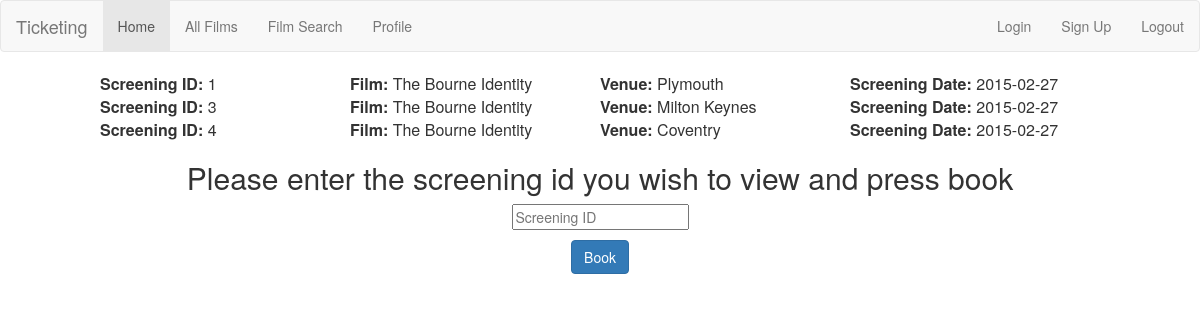
Page /ApacheWebServer-master/ApacheWebServer-master/www/booking.php?film=The+Bourne+Identity (signed in) on the committed database.
### tables this page shows
CREATE TABLE IF NOT EXISTS `screenings` (
`screening_id` int(11) NOT NULL,
  `venue_id` int(11) NOT NULL,
  `film_id` int(11) NOT NULL,
  `screening_date` date NOT NULL,
  `screen_number` int(2) NOT NULL
);

CREATE TABLE IF NOT EXISTS `films` (
`film_id` int(11) NOT NULL,
  `imdb_id` varchar(10) NOT NULL,
  `film_name` varchar(60) NOT NULL,
  `age_rating` varchar(3) NOT NULL,
  `year` year(4) NOT NULL,
  `runtime` varchar(10) NOT NULL,
  `release_date` date NOT NULL,
  `genre` varchar(60) NOT NULL,
  `description` varchar(255) NOT NULL,
  `director` varchar(60) NOT NULL,
  `writers` varchar(60) NOT NULL,
  `language` varchar(60) NOT NULL,
  `origin` varchar(60) NOT NULL,
  `awards` varchar(60) NOT NULL,
  `metascore` int(2) NOT NULL,
  `imdb_rating` float NOT NULL,
  `imdb_votes` int(6) NOT NULL,
  `image_loc` varchar(255) NOT NULL,
  `actors` varchar(60) NOT NULL
);

CREATE TABLE IF NOT EXISTS `venues` (
`venue_id` int(11) NOT NULL,
  `venue_name` varchar(60) NOT NULL,
  `postcode` varchar(10) NOT NULL,
  `latitude` float NOT NULL,
  `longitude` float NOT NULL
);

### ApacheWebServer-master/ApacheWebServer-master/www/session.php (called while the page is built, shortened)
<?php
include('dbconf.php');
$check=$_SESSION['login_user'];
$ses_sql=mysqli_query($db,"SELECT user_id FROM users WHERE email='$check' ");
$row=mysqli_fetch_array($ses_sql,MYSQLI_ASSOC);
$login_ses=$row['user_id'];
?>

### ApacheWebServer-master/ApacheWebServer-master/www/booking.php (the view, shortened to what this page needs)
<?php
include('navbar.php');
include('session.php');
$film_name = $_GET["film"];
$sql="SELECT * FROM screenings JOIN venues USING (venue_id) JOIN films USING (film_id) WHERE film_name LIKE '%$film_name%'";
$result=mysqli_query($db,$sql);
$sql2="SELECT * FROM screenings JOIN films USING (film_id) WHERE film_name LIKE '%$film_name%'";
$result2=mysqli_query($db,$sql2);
if ($login_ses != null){
if($row2=mysqli_fetch_array($result2)){
while($row=mysqli_Fetch_array($result)){
	$screening_id=$row['screening_id'];
	$venue_name=$row['venue_name'];
	$screening_date=$row['screening_date'];
	$film_name=$row['film_name'];
echo "<body>
	<center><table width='' border='0' cellpadding='5' align='center' valign='center'>
	<tr>
		<td align='left' valign='center' width='250'>
		<b>Screening ID: </b>".$screening_id."
		</td>
		<td align='left' valign='center' width ='250'>
		<b>Film: </b>".$film_name."
		</td><td align='left' valign='center' width ='250'>
		<b>Venue: </b>".$venue_name."
		</td><td align='left' valign='center' width ='250'>
		<b>Screening Date: </b>".$screening_date."
		</td>
	</tr></table>
	</body></center>";
}
}else{
	echo "<h2><center>We're sorry there are no showings currently available for </br>".$film_name."</p> Please select a different film</p><a href ='index.php'> HOME</a></center></h2>";
}
echo"
<form action='' method='POST'>
	<center><h2 class='form-signin-heading'>Please enter the screening id you wish to view and press book</h2>
		<p><input type='text' name='screeningid' class='input-block-level' placeholder='Screening ID'></p>
		<p><button class='btn btn-large btn-primary' type='submit' value='submit' name='book'>Book
	</center>
</form>";
}else{
	echo "<h2><center> Please Login to book a ticket</center></h2>";
}
?>

### rows in the picture
screenings: screening_id "1", film.film_name "The Bourne Identity", venue.venue_name "Plymouth", screening_date "2015-02-27"
screenings: screening_id "3", film.film_name "The Bourne Identity", venue.venue_name "Milton Keynes", screening_date "2015-02-27"
screenings: screening_id "4", film.film_name "The Bourne Identity", venue.venue_name "Coventry", screening_date "2015-02-27"
